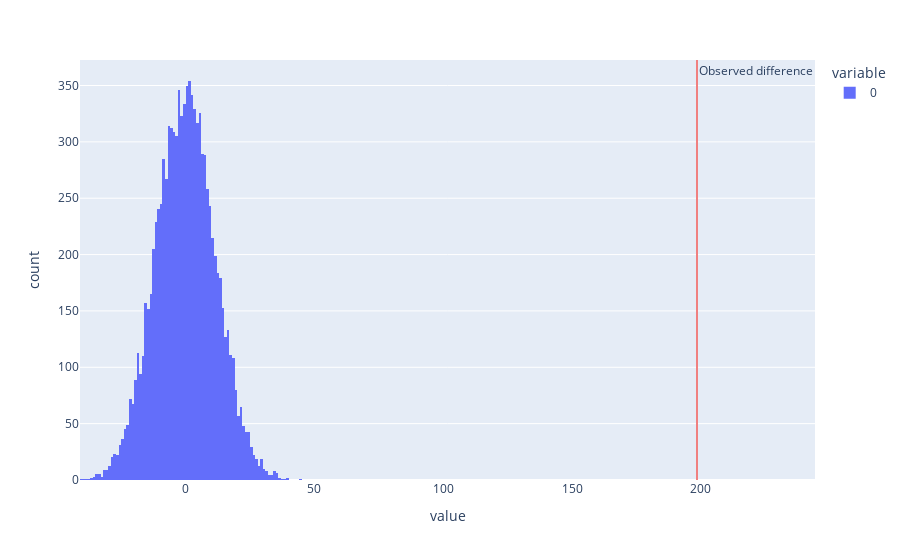

Notebook cell for this chart:
### Code cell
fig = px.histogram(perm_diffs)
fig.add_vline(x=mean_after - mean_before, line_color = "lightcoral", annotation_text='Observed\ndifference')

### Figure 1 — Plotly figure (JSON) as saved in the notebook; plotly's stock layout.template omitted (floating-point values rounded to 4 significant figures; data arrays with more than 128 entries replaced by an {"elided": "..."} marker saying what was removed)
{"data": [{"alignmentgroup": "True", "bingroup": "x", "hovertemplate": "variable=0<br>value=%{x}<br>count=%{y}<extra></extra>", "legendgroup": "0", "marker": {"color": "#636efa", "pattern": {"shape": ""}}, "name": "0", "offsetgroup": "0", "orientation": "v", "showlegend": true, "type": "histogram", "x": {"elided": "10000 float values"}, "xaxis": "x", "yaxis": "y"}], "layout": {"annotations": [{"showarrow": false, "text": "Observed\ndifference", "x": 198.5, "xanchor": "left", "xref": "x", "y": 1, "yanchor": "top", "yref": "y domain"}], "barmode": "relative", "legend": {"title": {"text": "variable"}, "tracegroupgap": 0}, "margin": {"t": 60}, "shapes": [{"line": {"color": "lightcoral"}, "type": "line", "x0": 198.5, "x1": 198.5, "xref": "x", "y0": 0, "y1": 1, "yref": "y domain"}], "xaxis": {"anchor": "y", "domain": [0, 1], "title": {"text": "value"}}, "yaxis": {"anchor": "x", "domain": [0, 1], "title": {"text": "count"}}}}
